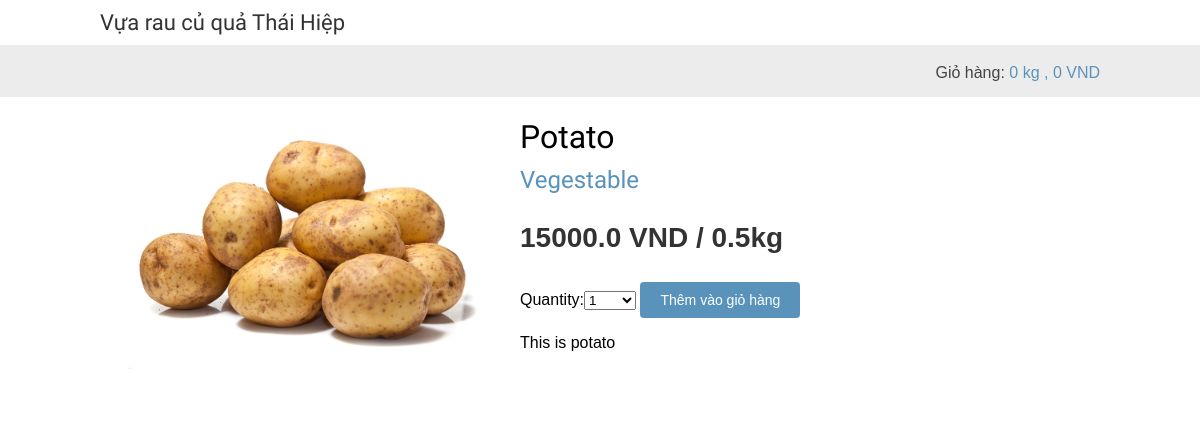
The page /3/potato/ on the database its author committed.
### shop/models.py (models this page shows, shortened)
class Product(models.Model):
	category = models.ForeignKey(Category,
		related_name='products',
		on_delete=models.CASCADE)
	name = models.CharField(max_length=200, db_index=True)
	slug = models.SlugField(max_length=200, db_index=True)
	image = models.ImageField(upload_to='products/%Y/%m/%d',
		blank=True)
	description = models.TextField(blank=True)
	price = models.IntegerField(default=0)
	available = models.BooleanField(default=True)
	created = models.DateTimeField(auto_now_add=True)
	updated = models.DateTimeField(auto_now=True)
	class Meta:
		ordering = ('name',)
		index_together = (('id', 'slug'),)

class Category(models.Model):
	name = models.CharField(max_length=200,
		db_index=True)
	slug = models.SlugField(max_length=200,
		unique=True)
	class Meta:
		ordering = ('name',)
		verbose_name = 'category'
		verbose_name_plural = 'categories'
	def __str__(self):
		return self.name
	def get_absolute_url(self):
		return reverse('shop:product_list_by_category',
						args=[self.slug])

### shop/views.py (the view)
# urls.py: path('<int:id>/<slug:slug>/', views.product_detail,
def product_detail(request, id, slug):
	product = get_object_or_404(Product,
								id=id,
								slug=slug,
								available=True)
	cart_product_form = CartAddProductForm()
	return render(request,
				'shop/product/detail.html',
				{'product': product,
				 'cart_product_form': cart_product_form})

### cart/forms.py
class CartAddProductForm(forms.Form):
    quantity = forms.TypedChoiceField(
                                choices=PRODUCT_QUANTITY_CHOICES,
                                coerce=int)
    override = forms.BooleanField(required=False,
                                  initial=False,
                                  widget=forms.HiddenInput)

### cart/cart.py (called while the page is built)
    def get_total_price(self):
        return "{:,}".format(sum(Decimal(item['price']) * item['quantity'] for item in self.cart.values()))

    def get_total_quantity(self):
        return sum(0.5 * item['quantity'] for item in self.cart.values())

### cart/context_processors.py (called while the page is built)
def cart(request):
    return {'cart': Cart(request)}

### shop/templates/shop/product/detail.html (shortened to what this page needs)
{% extends "shop/base.html" %}
{% load static %}
{% block content %}
<div class="product-detail">
	<img src="
			{% if product.image %}
				{{ product.image.url }}{% else %}
			{% static "img/no_image.png" %}{% endif %}">
	<h1>{{ product.name }}</h1>
	<h2>
		<a href="{{ product.category.get_absolute_url }}">
			{{ product.category }}
		</a>
	</h2>
	<p class="price">{{ product.price}} VND / 0.5kg </p>
	<form action="{% url "cart:cart_add" product.id %}" method="post">
		{{ cart_product_form }}
		<input type="submit" value="Thêm vào giỏ hàng">
	</form>
	{{ product.description|linebreaks }}
	</div>
{% endblock %}

### shop/static/css/base.css (style rules this page uses)
body { margin:0; padding:0; font-family:helvetica, sans-serif; }
h1, h2, h3, h4, h5 , h6 { font-family: 'Ubuntu', sans-serif; font-weight:normal; }
a { text-decoration:none; color:#5993bb; }
a.button, input[type="submit"] { color:#fff; background:#5993bb; border-radius:4px; padding:10px 20px; font-size:14px; border:0; }
.product-detail { text-align:justify; }
.product-detail .price { color:#333; font-size:28px; font-weight:bold; }
.product-detail img { width:40%; float:left; padding:0 20px 20px 0; }
.product-detail h1 { margin-bottom:0; }
.product-detail h2 { margin-top:10px; }

### rows shown on the page
Product: image (picture), name "Potato", category "Vegestable", price "15000.0", description "This is potato"

### other values the page prints
{{ cart.get_total_quantity }} "0"
{{ cart.get_total_price }} "0"
